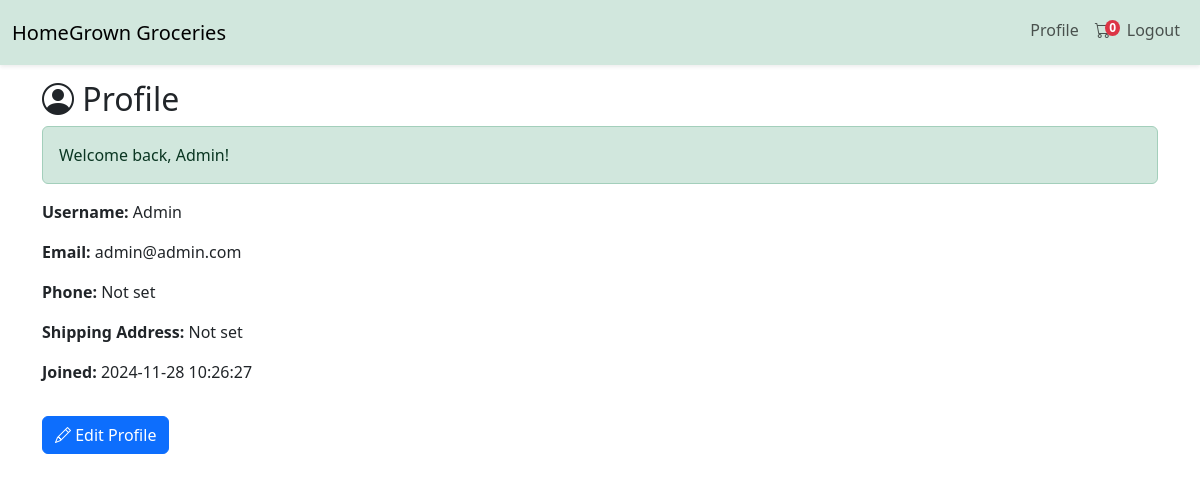
The app's page /profile.php (signed in) with its own data.
### tables this page shows
CREATE TABLE `Users` (
  `user_id` int(11) NOT NULL,
  `username` varchar(50) NOT NULL,
  `email` varchar(100) NOT NULL,
  `password` varchar(255) NOT NULL,
  `role` enum('user','admin') DEFAULT 'user',
  `phone` varchar(20) DEFAULT NULL,
  `shipping_address` text DEFAULT NULL,
  `created_at` timestamp NOT NULL DEFAULT current_timestamp()
);

### profile.php (the view, shortened to what this page needs)
<?php
include 'config/db.php';
include 'includes/header.php';
?>
<div class="container mt-4">
    <h2><i class="bi bi-person-circle"></i> Profile</h2>
    <?php
    if (isset($_SESSION['success'])): ?>
        <div class="alert alert-success"><?php echo $_SESSION['success']; unset($_SESSION['success']); ?></div>
    <?php endif; ?>
    <?php
    $user_id = $_SESSION['user_id'];
    $stmt = $conn->prepare("SELECT username, email, phone, shipping_address, created_at FROM Users WHERE user_id = ?");
    $stmt->bind_param("i", $user_id);
    if (!$stmt->execute()) {
        die("Error executing statement: " . $stmt->error);
    }
    $result = $stmt->get_result();
    if ($row = $result->fetch_assoc()) {
        echo "<p><strong>Username:</strong> {$row['username']}</p>";
        echo "<p><strong>Email:</strong> {$row['email']}</p>";
        echo "<p><strong>Phone:</strong> " . ($row['phone'] ? $row['phone'] : 'Not set') . "</p>";
        echo "<p><strong>Shipping Address:</strong> " . ($row['shipping_address'] ? $row['shipping_address'] : 'Not set') . "</p>";
        echo "<p><strong>Joined:</strong> {$row['created_at']}</p>";
        echo "<a href='profile_edit.php' class='btn btn-primary mt-3'><i class='bi bi-pencil'></i> Edit Profile</a>";
    }
    ?>
</div>
<?php include 'includes/footer.php'; ?>

### assets/css/style.css (style rules this page uses)
body { margin: 0; padding: 0; box-sizing: border-box; }

### includes/header.php (style rules this page uses)
body { padding-top: 56px; }

### records on screen
users: username "Admin", email "admin@admin.com", created_at "2024-11-28 10:26:27"

### other values on screen
$cart_count "0"
$_SESSION['success'] "Welcome back, Admin!"
